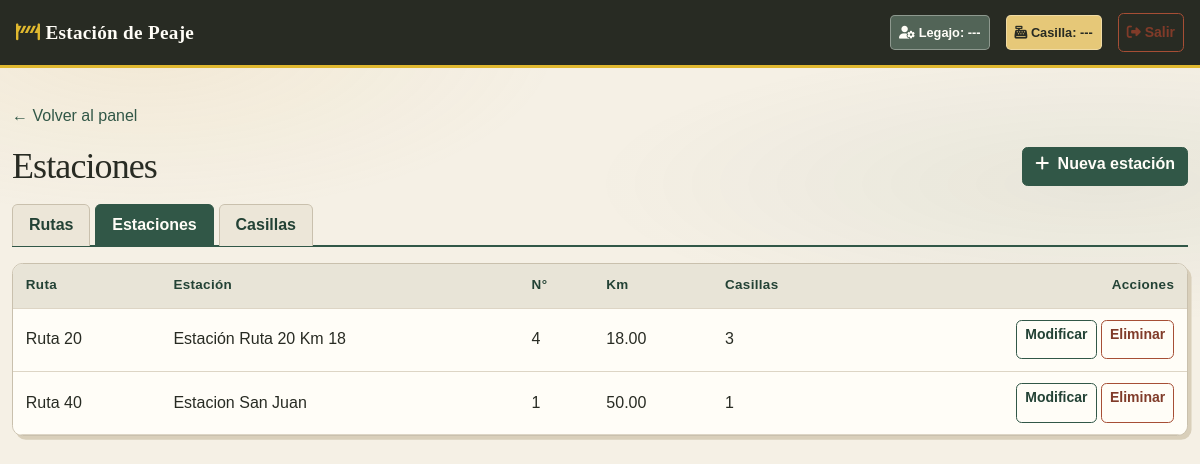
Page /panel/estaciones/ (signed in) on the earlier database version.
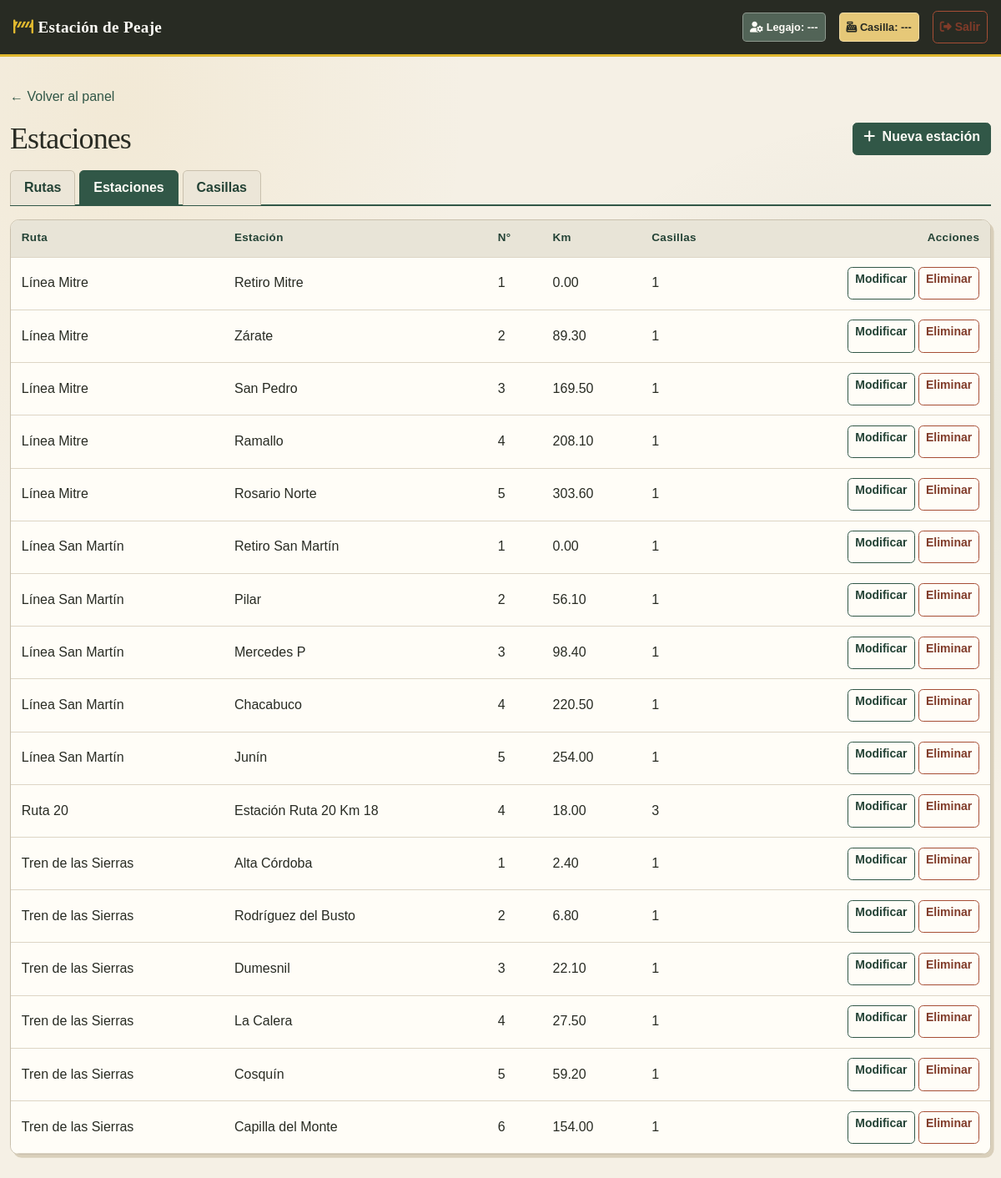
Same page on the later database version.
### core/models.py (models this page shows, shortened)
class Estacion(models.Model):
    id_estacion = models.AutoField(primary_key=True)
    ruta = models.ForeignKey(
        Ruta,
        on_delete=models.CASCADE,
        related_name="estaciones",
        db_column="id_ruta",
    )
    nombre = models.CharField(max_length=100)
    numero_estacion = models.IntegerField()
    kilometro = models.DecimalField(max_digits=6, decimal_places=2)
    class Meta:
        db_table = "estacion"
        unique_together = ("ruta", "numero_estacion")

class Ruta(models.Model):
    id_ruta = models.AutoField(primary_key=True)
    nombre = models.CharField(max_length=100)
    ramal = models.CharField(max_length=100, blank=True, default="")
    class Meta:
        db_table = "ruta"

### core/views.py (the view)
# urls.py: path('panel/estaciones/', views.EstacionListView.as_view(), name='estaciones'),
class EstacionListView(SoloAdminMixin, ListView):
    model = Estacion                                    # Qué modelo listar
    template_name = 'panel/estaciones_lista.html'       # Template que se muestra
    context_object_name = 'estaciones'                  # Nombre de la lista dentro del template
    queryset = Estacion.objects.select_related('ruta').order_by('ruta__nombre', 'numero_estacion')

### core/models.py (called while the page is built)
    @property
    def is_active(self):
        return self.activo

### core/views.py (called while the page is built)
    def test_func(self):
        u = self.request.user
        return u.is_authenticated and u.es_administrador

### templates/panel/estaciones_lista.html (shortened to what this page needs)
{% extends 'base.html' %}
{% block content %}
<a href="/prueba/" class="text-decoration-none">&larr; Volver al panel</a>
<div class="d-flex justify-content-between align-items-center my-3">
    <h1 class="h3 mb-0">Estaciones</h1>
    <a href="{% url 'estacion_crear' %}" class="btn btn-success">
        <i class="fa-solid fa-plus me-1"></i> Nueva estación
    </a>
</div>
{% include 'panel/_tabs.html' %}
<div class="card shadow-sm border-0">
    <table class="table table-hover mb-0">
        <thead class="table-light">
            <tr>
                <th>Ruta</th>
                <th>Estación</th>
                <th>N°</th>
                <th>Km</th>
                <th>Casillas</th>
                <th class="text-end">Acciones</th>
            </tr>
        </thead>
        <tbody>
            {% for estacion in estaciones %}
            <tr>
                <td>{{ estacion.ruta.nombre }}</td>
                <td>{{ estacion.nombre }}</td>
                <td>{{ estacion.numero_estacion }}</td>
                <td>{{ estacion.kilometro }}</td>
                <td>{{ estacion.casillas.count }}</td>
                <td class="text-end">
                    <a href="{% url 'estacion_editar' estacion.pk %}" class="btn btn-sm btn-outline-primary">Modificar</a>
                    <a href="{% url 'estacion_borrar' estacion.pk %}" class="btn btn-sm btn-outline-danger">Eliminar</a>
                </td>
            </tr>
            {% empty %}
            <tr><td colspan="6" class="text-center text-muted py-4">No hay estaciones cargadas.</td></tr>
            {% endfor %}
        </tbody>
    </table>
</div>
{% endblock %}

### templates/base.html (shortened to what this page needs)
<!DOCTYPE html>
<html lang="es">
<head>
    <link href="https://cdn.jsdelivr.net/npm/bootstrap@5.3.2/dist/css/bootstrap.min.css" rel="stylesheet">
    <link rel="stylesheet" href="https://cdnjs.cloudflare.com/ajax/libs/font-awesome/6.4.0/css/all.min.css">
    {% load static %}
    <link rel="stylesheet" href="{% static 'css/styles.css' %}">
    <link rel="stylesheet" href="{% static 'css/estilos-peaje.css' %}">
</head>
<body class="bg-light peaje-app">
    <nav class="navbar navbar-expand-lg navbar-dark bg-dark px-3 no-print peaje-barra">
        <a class="navbar-brand fw-bold" href="#"><i class="fa-solid fa-road-barrier"></i> Estación de Peaje</a>
        <div class="ms-auto text-white d-flex align-items-center gap-3">
            <span id="user-info" class="badge bg-secondary p-2"><i class="fa-solid fa-user-gear"></i> Legajo: <strong id="lbl-legajo">---</strong></span>
            <span id="turno-info" class="badge bg-info text-dark p-2"><i class="fa-solid fa-cash-register"></i> Casilla: <strong id="lbl-casilla">---</strong></span>
            <button class="btn btn-outline-danger btn-sm" onclick="cerrarSesion()"><i class="fa-solid fa-right-from-bracket"></i> Salir</button>
        </div>
    </nav>
    <div class="container my-4 peaje-contenido">
        {% block content %}{% endblock %}
    </div>
</body>
</html>

### templates/panel/_tabs.html
<ul class="nav nav-tabs mb-3">
    <li class="nav-item">
        <a class="nav-link {% if request.resolver_match.url_name == 'rutas' %}active{% endif %}"
           href="{% url 'rutas' %}">Rutas</a>
    </li>
    <li class="nav-item">
        <a class="nav-link {% if request.resolver_match.url_name == 'estaciones' %}active{% endif %}"
           href="{% url 'estaciones' %}">Estaciones</a>
    </li>
    <li class="nav-item">
        <a class="nav-link {% if request.resolver_match.url_name == 'casillas' %}active{% endif %}"
           href="{% url 'casillas' %}">Casillas</a>
    </li>
</ul>

### static/css/styles.css (style rules this page uses)
body { background-color: #f4f6f9; font-family: 'Segoe UI', Tahoma, Geneva, Verdana, sans-serif; }

Differences in the rows shown:
added Estacion: ruta.nombre "Línea Mitre", nombre "Retiro Mitre", numero_estacion "1", kilometro "0.00", casillas.count "1"
added Estacion: ruta.nombre "Línea Mitre", nombre "Zárate", numero_estacion "2", kilometro "89.30", casillas.count "1"
added Estacion: ruta.nombre "Línea Mitre", nombre "San Pedro", numero_estacion "3", kilometro "169.50", casillas.count "1"
added Estacion: ruta.nombre "Línea Mitre", nombre "Ramallo", numero_estacion "4", kilometro "208.10", casillas.count "1"
added Estacion: ruta.nombre "Línea Mitre", nombre "Rosario Norte", numero_estacion "5", kilometro "303.60", casillas.count "1"
added Estacion: ruta.nombre "Línea San Martín", nombre "Retiro San Martín", numero_estacion "1", kilometro "0.00", casillas.count "1"
added Estacion: ruta.nombre "Línea San Martín", nombre "Pilar", numero_estacion "2", kilometro "56.10", casillas.count "1"
added Estacion: ruta.nombre "Línea San Martín", nombre "Mercedes P", numero_estacion "3", kilometro "98.40", casillas.count "1"
added Estacion: ruta.nombre "Línea San Martín", nombre "Chacabuco", numero_estacion "4", kilometro "220.50", casillas.count "1"
added Estacion: ruta.nombre "Línea San Martín", nombre "Junín", numero_estacion "5", kilometro "254.00", casillas.count "1"
changed Estacion: ruta.nombre "Ruta 40" → "Tren de las Sierras"; nombre "Estacion San Juan" → "Alta Córdoba"; kilometro "50.00" → "2.40"
added Estacion: ruta.nombre "Tren de las Sierras", nombre "Rodríguez del Busto", numero_estacion "2", kilometro "6.80", casillas.count "1"
added Estacion: ruta.nombre "Tren de las Sierras", nombre "Dumesnil", numero_estacion "3", kilometro "22.10", casillas.count "1"
added Estacion: ruta.nombre "Tren de las Sierras", nombre "La Calera", numero_estacion "4", kilometro "27.50", casillas.count "1"
added Estacion: ruta.nombre "Tren de las Sierras", nombre "Cosquín", numero_estacion "5", kilometro "59.20", casillas.count "1"
added Estacion: ruta.nombre "Tren de las Sierras", nombre "Capilla del Monte", numero_estacion "6", kilometro "154.00", casillas.count "1"
